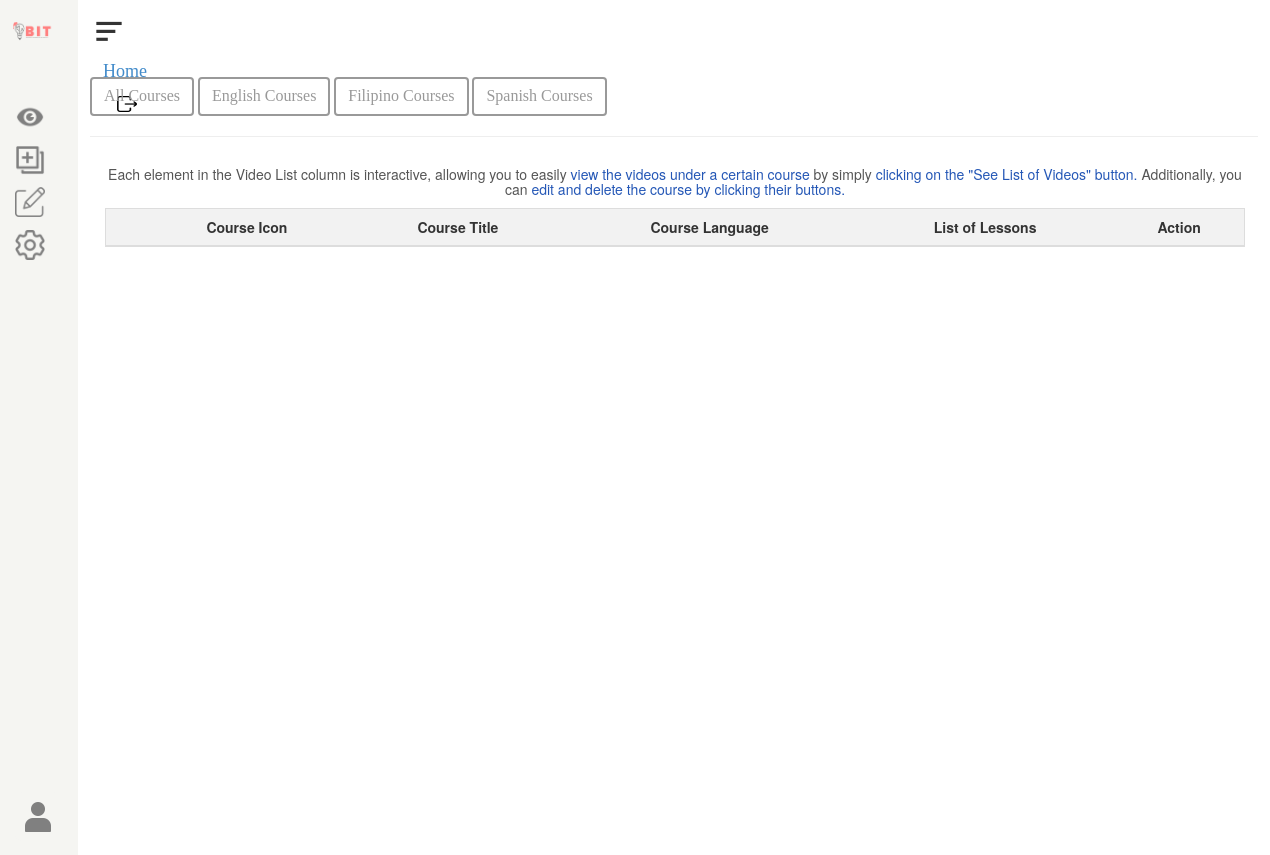
Screenshot of /admin/courses_display.php (signed in) with the database file from the repository.
### tables this page shows
CREATE TABLE "language_table" (
	"id"	INTEGER NOT NULL,
	"language"	TEXT,
	"language_description"	INTEGER,
	PRIMARY KEY("id" AUTOINCREMENT)
);

### admin/courses_display.php (the view, shortened to what this page needs)
<?php
include './includes/database.php';
include './category_includes/course_folder/processingCourseFunctionality.php';
include './includes/admin_header.php';
?>
<?php include './includes/admin_sidebar.php'; ?>
<?php include './includes/admin_sidebar_section_header.php'; ?>
<?php
$courseCount = $conn->prepare("SELECT * FROM course_table");
$courseCount->execute();
$count = 0;
while ($courseCount->fetch(PDO::FETCH_ASSOC)) {
  $count += 1;
}
if ($count === 0) {
  echo "
          <div class='text-center font-med display-4 py-5'>NO COURSE HAS BEEN CREATED</div>
          ";
} else {
  if ($count > 0) { ?>
    <div class="d-flex align-items-center justify-content-center mt-3">
      <form action="" id="filter_btn" method="POST">
        <div>
          <a href="./courses_display.php?language=all_languages" class="btn font-med rounded-pill mx-1 px-3" style="<?php
          if (isset($_GET['language']) && $_GET['language'] === 'all_languages') {
            echo "font-size: 16px; border: 2px #222 solid; color: #222";
          } else {
            echo "font-size: 16px; border: 2px #999 solid; color: #999";
          }
          ?>">
            All Courses
          </a>
          <?php
          $fetch_languages = $conn->prepare("SELECT * FROM language_table");
          $fetch_languages->execute();
          while ($language_row = $fetch_languages->fetch(PDO::FETCH_ASSOC)) {
            $language_id = $language_row['id'];
            $language = $language_row['language'];
            ?>
            <a href='./courses_display.php?language=<?php echo $language_id; ?>' class='btn font-med rounded-pill mx-1 px-3'
              style='<?php
              if (isset($_GET['language']) && $_GET['language'] === $language_id) {
                echo "font-size: 16px; border: 2px #222 solid; color: #222";
              } else {
                echo "font-size: 16px; border: 2px #999 solid; color: #999";
              }
              ?>'>
              <?php echo $language; ?> Courses
            </a>
          <?php }
          ?>
        </div>
      </form>
    </div>
    <?php
  }
  ?>
  <hr>
  <?php
  $check_existing_courses = $conn->prepare("SELECT * FROM course_table");
  $check_existing_courses->execute();
  $course_count = 0;
  while ($check_existing_courses->fetch(PDO::FETCH_ASSOC)) {
    $course_count += 1;
  }
  if ($course_count === 0) {
    echo "
            <div class='text-center font-med display-4 py-5'>NO COURSE HAS BEEN CREATED</div>
          ";
  } else { ?>
    <main style="min-height: 90%;" class="w-100 d-flex align-items-center  flex-column ">
      <div class="container">
        <div class="col-12 mx-auto text-center h5 my-4" style="color: #555;">
          Each element in the Video List column is interactive, allowing you to easily <span class="txt-primary">view the
            videos under a certain course</span> by simply <span class="txt-primary">clicking on the "See List of Videos"
            button.</span> Additionally, you can <span class="txt-primary"> edit and delete the course by clicking their
            buttons.</span>
        </div>
        <table class="table">
          <thead>
            <tr>
              <th class="text-center"></th>
              <th class="text-center">Course Icon</th>
              <th class="text-center">Course Title</th>
              <th class="text-center">Course Language</th>
              <th class="text-center">List of Lessons</th>
              <th class="text-center">Action</th>
            </tr>
          </thead>
      </div>
    </main>
    <?php
  }
?>
<?php } ?>
</section>
    <?php
    print_r($_SESSION);
    print_r($course_id);
    ?>
    <?php include './includes/admin_footer.php'; ?>

### admin/assets/css/general_styles.css (style rules this page uses)
.font-med { font-family: PoppinsMed; }
:root { --bgc-dark: #000; --bgc-red: #850000; --bgc-red-light: #f20e0e; --bgc-tan: #FFDB89; --bgc-light: #FFF6C3; --bgc-gray: #c2beaa; --bgc-gray-light: #eaeae5; --bgc-success: #e0f7dc; --text-dark: #000; --text-red: #850000; --text-red-light: #f20e0e; --text-tan: #FFDB89; --text-light: #FFF6C3; --text-primary: #2457b6; --text-success: #ddf5d9; }
html { --scrollbarBG: transparent; --thumbBG: transparent; }
body { scrollbar-width: thin; scrollbar-color: var(--thumbBG) var(--scrollbarBG); }
.txt-primary { color: var(--text-primary); }

### admin/assets/css/admin_home.css (style rules this page uses)
.btn { font-size: 22px; }

### admin/courses_display.php (style rules this page uses)
table { border-collapse: collapse; width: 100%; margin-bottom: 20px; border: 1px solid #ddd; }
.table th { background-color: #f2f2f2; }

### rows the page displays
language_table: language "English"
language_table: language "Filipino"
language_table: language "Spanish"
